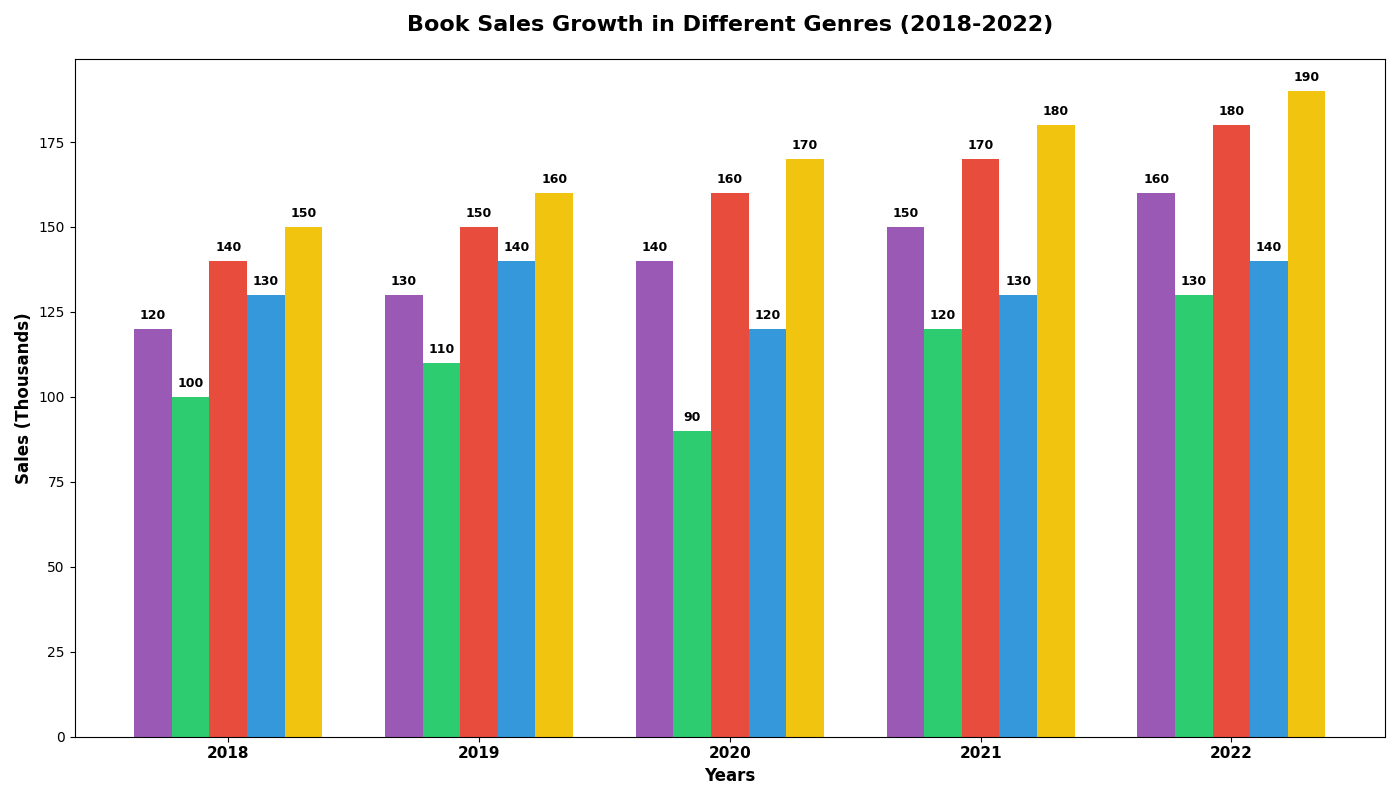

The Python source for this figure:
import matplotlib.pyplot as plt
import numpy as np

years = ["2018", "2019", "2020", "2021", "2022"]
genres = ["Fantasy", "Mystery", "Romance", "Science Fiction", "Non-Fiction"]

data = np.array([
    [120, 100, 140, 130, 150],  
    [130, 110, 150, 140, 160],  
    [140, 90, 160, 120, 170],   
    [150, 120, 170, 130, 180],  
    [160, 130, 180, 140, 190]   
])

colors = ['#9b59b6', '#2ecc71', '#e74c3c', '#3498db', '#f1c40f']

fig, ax = plt.subplots(figsize=(14, 8))

bar_width = 0.15
indices = np.arange(len(years))

for i in range(len(genres)):
    ax.bar(indices + i * bar_width, data[:, i], bar_width, color=colors[i])

ax.set_xlabel('Years', fontsize=12, weight='bold')
ax.set_ylabel('Sales (Thousands)', fontsize=12, weight='bold')
ax.set_title('Book Sales Growth in Different Genres (2018-2022)', fontsize=16, weight='bold', pad=20)
ax.set_xticks(indices + bar_width * (len(genres) - 1) / 2)
ax.set_xticklabels(years, fontsize=11, weight='bold')

for i, genre_sales in enumerate(data.T):
    for j, sales in enumerate(genre_sales):
        ax.text(indices[j] + i * bar_width, sales + 2, f'{sales}', ha='center', va='bottom', fontsize=9, weight='bold')

plt.tight_layout()
plt.show()
